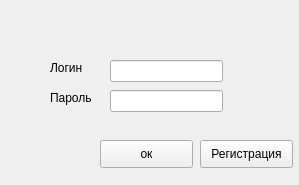
<?xml version="1.0" encoding="UTF-8"?>
<ui version="4.0">
 <class>Vhod</class>
 <widget class="QWidget" name="Vhod">
  <property name="geometry">
   <rect>
    <x>0</x>
    <y>0</y>
    <width>299</width>
    <height>185</height>
   </rect>
  </property>
  <property name="windowTitle">
   <string>Form</string>
  </property>
  <widget class="QPushButton" name="pushButton">
   <property name="geometry">
    <rect>
     <x>100</x>
     <y>140</y>
     <width>93</width>
     <height>28</height>
    </rect>
   </property>
   <property name="text">
    <string>ок</string>
   </property>
  </widget>
  <widget class="QLabel" name="label">
   <property name="geometry">
    <rect>
     <x>50</x>
     <y>60</y>
     <width>55</width>
     <height>16</height>
    </rect>
   </property>
   <property name="text">
    <string>Логин</string>
   </property>
  </widget>
  <widget class="QLineEdit" name="lineEdit">
   <property name="geometry">
    <rect>
     <x>110</x>
     <y>60</y>
     <width>113</width>
     <height>22</height>
    </rect>
   </property>
  </widget>
  <widget class="QLabel" name="label_2">
   <property name="geometry">
    <rect>
     <x>50</x>
     <y>90</y>
     <width>55</width>
     <height>16</height>
    </rect>
   </property>
   <property name="text">
    <string>Пароль</string>
   </property>
  </widget>
  <widget class="QLineEdit" name="lineEdit_2">
   <property name="geometry">
    <rect>
     <x>110</x>
     <y>90</y>
     <width>113</width>
     <height>22</height>
    </rect>
   </property>
  </widget>
  <widget class="QPushButton" name="pushButton_2">
   <property name="geometry">
    <rect>
     <x>200</x>
     <y>140</y>
     <width>93</width>
     <height>28</height>
    </rect>
   </property>
   <property name="text">
    <string>Регистрация</string>
   </property>
  </widget>
 </widget>
 <resources/>
 <connections/>
</ui>
